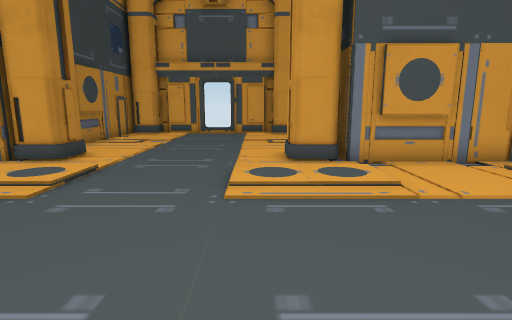
View 1 (above)

12 first-person views from a walk through a 3-D level made in the Unity game engine. The camera is 1.4 m above the floor, tilts 10° down and sees 80° across. The floor is counted in squares, 1 m on a side. Each view is taken from the middle of a square. On the plan, view 1 faces up. The plan holds only what a view shows up to about 14 squares ahead; the rest is blank. The player character is not drawn. Door leaves are left out, so doorways stand open.

View 2
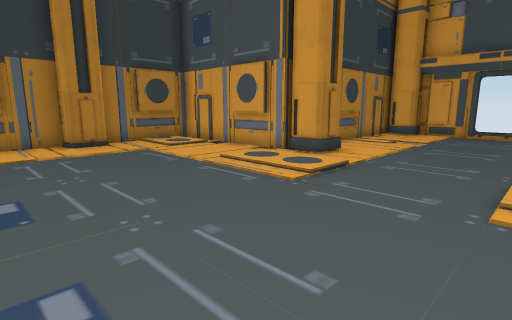

View 3
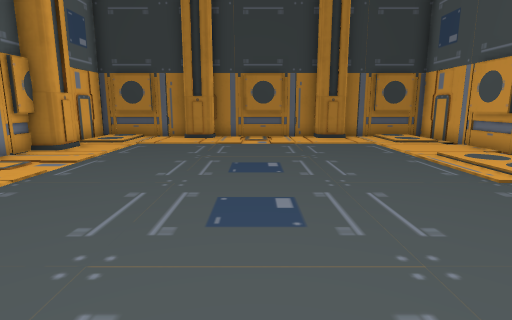

View 4
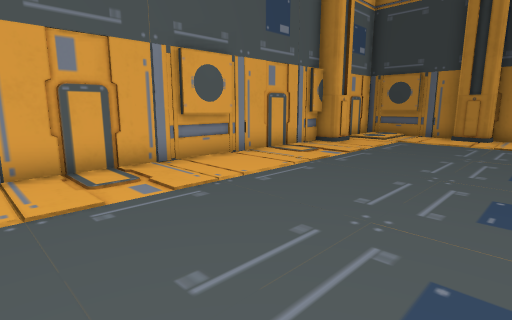

View 5
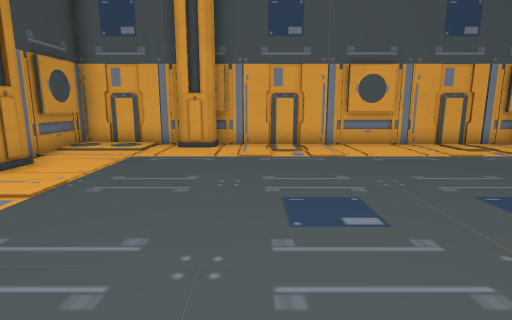

View 6
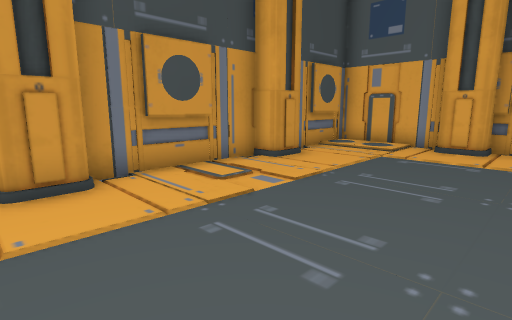

View 7
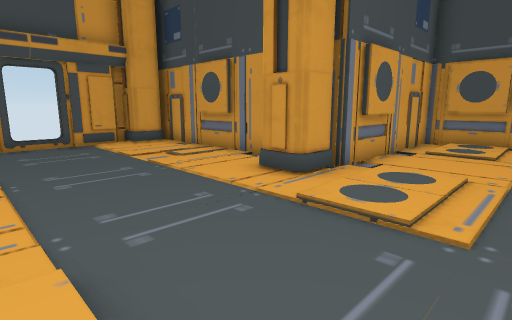

View 8
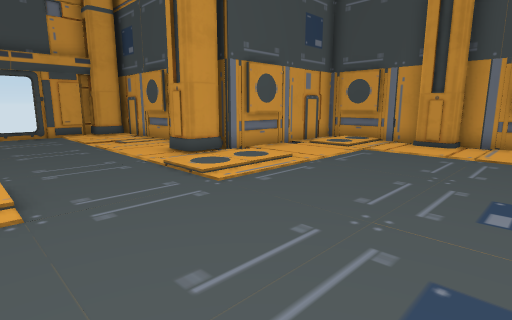

View 9
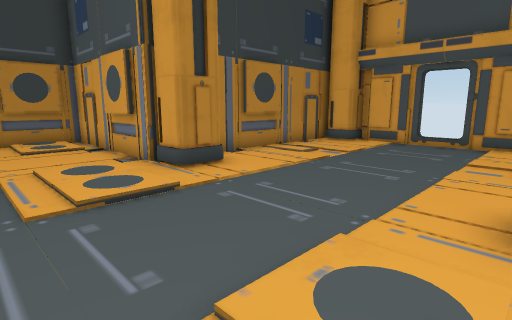

View 10
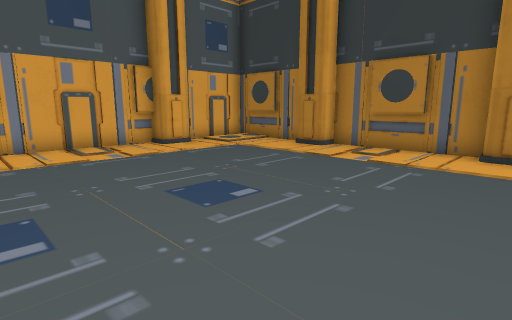

View 11
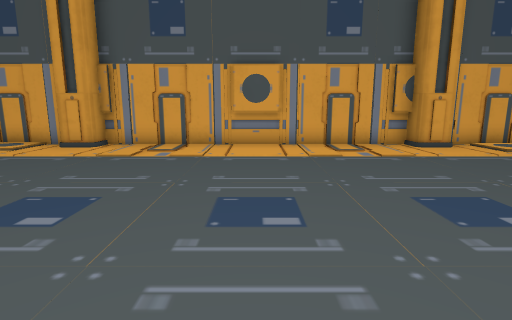

View 12
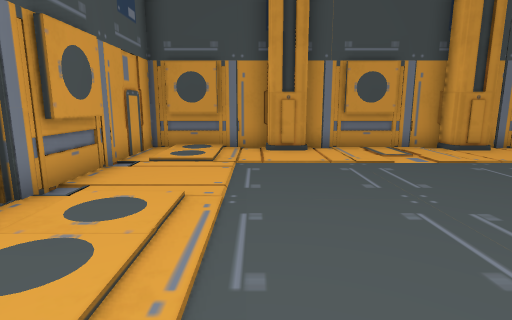

### Floor plan
Points are (right, up) in squares from view 1. A wall is a line through its corners. A room is listed if a view was taken in it or the views show most of it. See-through windows are left out.
Room 1 (views 1, 2, 3, 4, 5, 6, 7, 8, 9, 10, 11, 12)
walls: (-6.3, 7.5) (-11.9, 7.5) (-11.9, 4.4); (-6.9, 7.3) (-8.6, 7.3); (4.6, 7.3) (2.9, 7.3); (-2.9, -6.8) (-1.1, -6.8); (-11.7, 1.2) (-11.7, -0.5); (-11.9, 2.6) (-11.9, -1.5); (2.1, 11.2) (2.1, 13); (3, -6.8) (3.5, -6.8); (8, -0.6) (8, 1.1); (-7.5, -6.8) (-6.7, -6.8); (-7.5, -6.9) (3.5, -6.9); (8, 5.1) (8, 6.9); (8.2, -1.5) (8.2, 7.5) (2.3, 7.5) (2.3, 15.5); (-11.7, 7) (-11.7, 5.2); (4.6, -6.9) (8.2, -6.9) (8.2, -3.8); (-6, 12.4) (-6, 10.6); (-11.9, -3.4) (-11.9, -6.9) (-9, -6.9); (-11.7, -4.5) (-11.7, -6.3); (8, -6.4) (8, -4.6); (-2.7, 15.9) (-4.5, 15.9); (0.5, 15.9) (-1.3, 15.9); (-6.2, 15.5) (-6.2, 9.6)
ways out: open door at (-2, 16)
objects: column (-12, -2) to (-11, -2); column (-12, 4) to (-11, 4); column (-9, -6); column (-6, 8) to (-5, 8); column (-5, 15); column (-5, 16); column (1, 9); column (1, 15) to (2, 16); column (1, 16); column (2, 8); column (3, -6); column (7, -3) to (9, -3); column (7, 3)

Where each view was taken, in squares from view 1:
view 1: 0 up, 0 right, facing up
view 2: 0 up, 0 right, facing up-left
view 3: 0 up, 2 right, facing left
view 4: 0 up, 3 right, facing down-left
view 5: 4 up, 2 right, facing down
view 6: 4 up, 2 right, facing down-right
view 7: 4 up, 4 left, facing up-right
view 8: 0 up, 4 left, facing up-right
view 9: 4 up, 1 right, facing up-left
view 10: 4 up, 2 left, facing down-left
view 11: 4 up, 2 left, facing down
view 12: 4 up, 2 left, facing right
